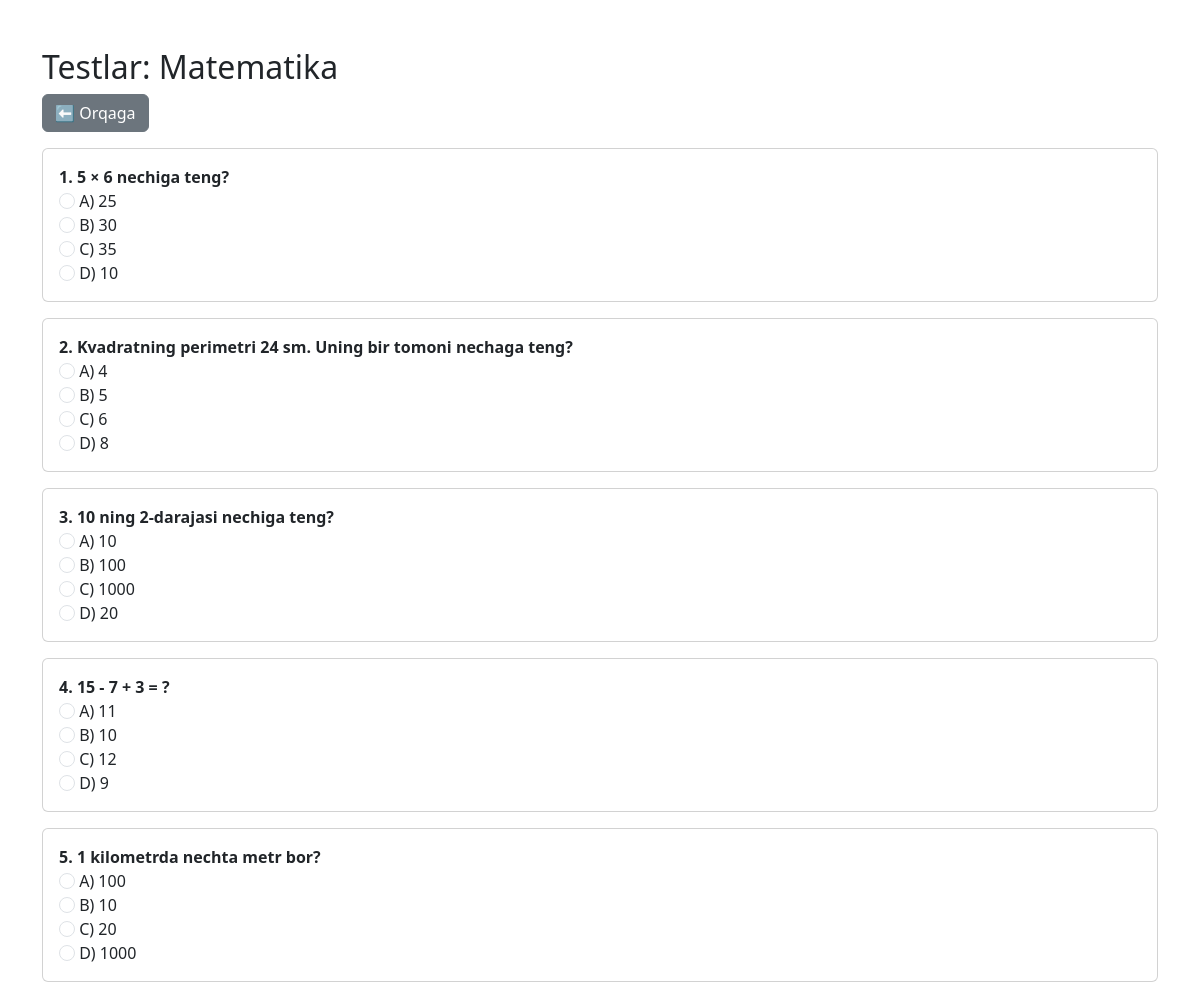
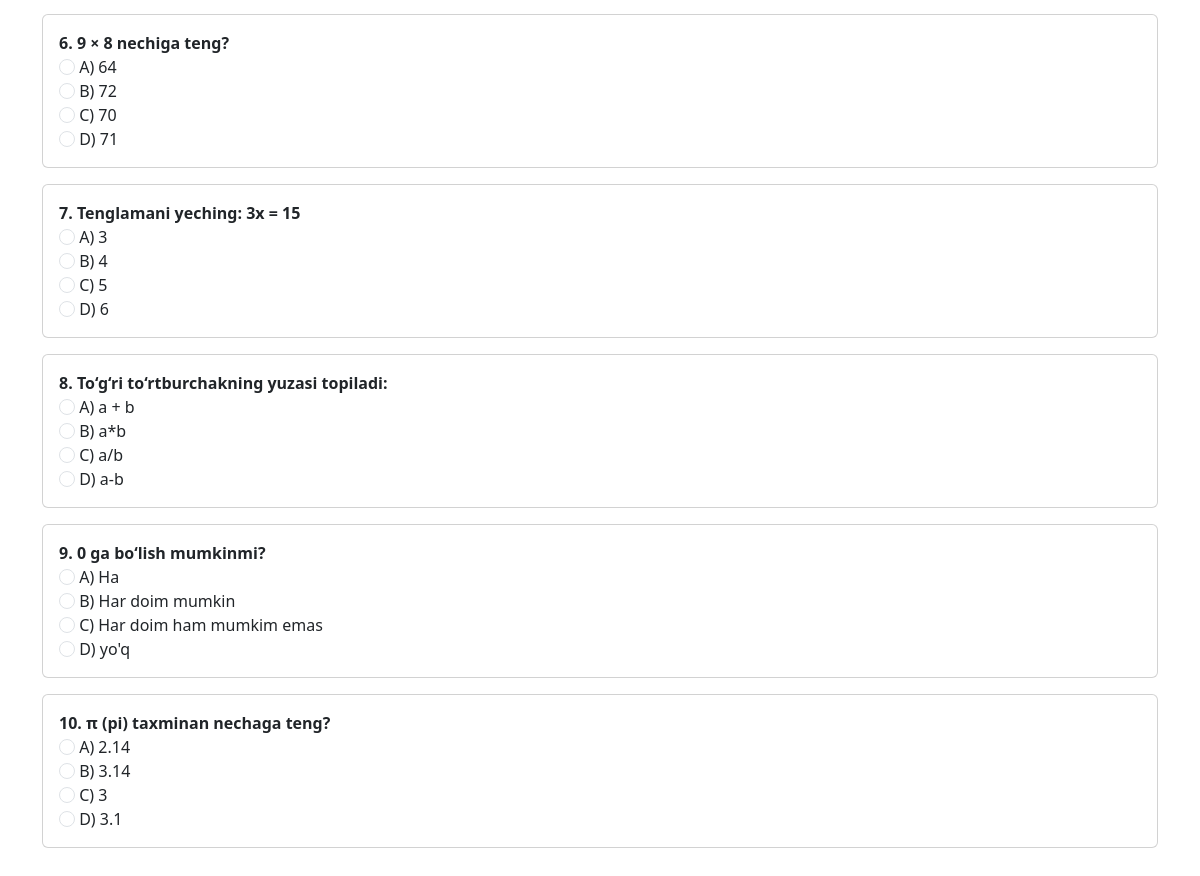
Screenshot of /baza/1/ with the database file from the repository (2 pictures, top to bottom).
### quiz/models.py (models this page shows, shortened)
class Baza(models.Model):
    author = models.ForeignKey(User, on_delete=models.CASCADE)
    category = models.ForeignKey(Category, on_delete=models.CASCADE)
    test_count = models.IntegerField(default=0)
    name = models.CharField(max_length=200)
    created = models.DateTimeField(auto_now_add=True)
    view = models.IntegerField(default=0)
    def save(self, *args, **kwargs):
        super().save(*args, **kwargs)
        self.category.count = self.category.baza_set.count()
        self.category.save()

class Test(models.Model):
    baza = models.ForeignKey(Baza, on_delete=models.CASCADE)
    savol = models.TextField()
    a = models.CharField(max_length=200)
    b = models.CharField(max_length=200)
    c = models.CharField(max_length=200)
    d = models.CharField(max_length=200, null=True, blank=True)
    togri = models.CharField(max_length=1, help_text='Masalan: a')

### quiz/views.py (the view)
# urls.py: path('baza/<int:baza_id>/', views.test_list, name='test_list'),
def test_list(request, baza_id):
    baza = get_object_or_404(Baza, id=baza_id)
    baza.view += 1
    baza.save()
    tests = Test.objects.filter(baza=baza)
    return render(request, 'quiz/test.html', {'baza': baza, 'tests': tests})

### templates/quiz/test.html (shortened to what this page needs)
<!DOCTYPE html>
<html lang="uz">
<head>
    <link href="https://cdn.jsdelivr.net/npm/bootstrap@5.3.2/dist/css/bootstrap.min.css" rel="stylesheet">
</head>
<body class="container my-5">
    <h2>Testlar: {{ baza.name }}</h2>
    <a href="{% url 'baza_list' baza.category.id %}" class="btn btn-secondary mb-3">⬅ Orqaga</a>
    <form id="testForm">
        {% for test in tests %}
            <div class="card mb-3">
                <div class="card-body">
                    <strong>{{ forloop.counter }}. {{ test.savol }}</strong><br>
                    <div>
                        <label class="answer-option">
                            <input type="radio" name="test_{{ test.id }}" value="a" class="form-check-input" onclick="checkAnswer(this, '{{ test.id }}', '{{ test.togri|lower }}')" />
                            A) {{ test.a }}
                        </label><br>
                        <label class="answer-option">
                            <input type="radio" name="test_{{ test.id }}" value="b" class="form-check-input" onclick="checkAnswer(this, '{{ test.id }}', '{{ test.togri|lower }}')" />
                            B) {{ test.b }}
                        </label><br>
                        <label class="answer-option">
                            <input type="radio" name="test_{{ test.id }}" value="c" class="form-check-input" onclick="checkAnswer(this, '{{ test.id }}', '{{ test.togri|lower }}')" />
                            C) {{ test.c }}
                        </label><br>
                        {% if test.d %}
                            <label class="answer-option">
                                <input type="radio" name="test_{{ test.id }}" value="d" class="form-check-input" onclick="checkAnswer(this, '{{ test.id }}', '{{ test.togri|lower }}')" />
                                D) {{ test.d }}
                            </label><br>
                        {% endif %}
                    </div>
                </div>
            </div>
        {% empty %}
            <p>Hozircha test yo'q.</p>
        {% endfor %}
    </form>
</body>
</html>

### templates/quiz/test.html (style rules this page uses)
.answer-option { cursor: pointer; }

### rows the page displays
Baza: name "Matematika"
Test: savol "5 × 6 nechiga teng?", a "25", b "30", c "35", d "10"
Test: savol "Kvadratning perimetri 24 sm. Uning bir tomoni nechaga teng?", a "4", b "5", c "6", d "8"
Test: savol "10 ning 2-darajasi nechiga teng?", a "10", b "100", c "1000", d "20"
Test: savol "15 - 7 + 3 = ?", a "11", b "10", c "12", d "9"
Test: savol "1 kilometrda nechta metr bor?", a "100", b "10", c "20", d "1000"
Test: savol "9 × 8 nechiga teng?", a "64", b "72", c "70", d "71"
Test: savol "Tenglamani yeching: 3x = 15", a "3", b "4", c "5", d "6"
Test: savol "To‘g‘ri to‘rtburchakning yuzasi topiladi:", a "a + b", b "a*b", c "a/b", d "a-b"
Test: savol "0 ga bo‘lish mumkinmi?", a "Ha", b "Har doim mumkin", c "Har doim ham mumkim emas", d "yo'q"
Test: savol "π (pi) taxminan nechaga teng?", a "2.14", b "3.14", c "3", d "3.1"
